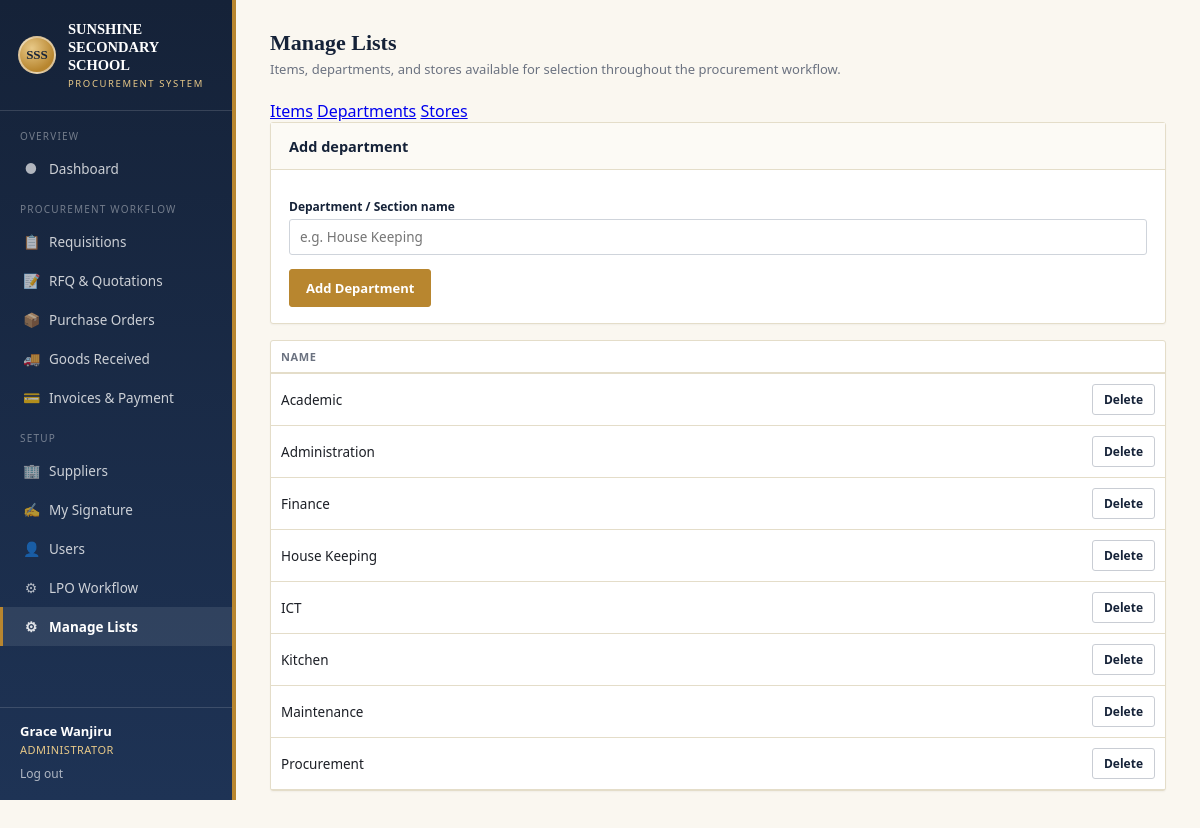
The page /admin_manage.php?tab=departments (signed in) on the database its author committed.
### tables this page shows
CREATE TABLE IF NOT EXISTS users (
    id              INT UNSIGNED AUTO_INCREMENT PRIMARY KEY,
    name            VARCHAR(150) NOT NULL,
    username        VARCHAR(80)  NOT NULL UNIQUE,
    email           VARCHAR(120) DEFAULT NULL,
    password_hash   VARCHAR(255) NOT NULL,
    role            ENUM('requester','procurement','finance','principal','admin') NOT NULL,
    department      VARCHAR(120) DEFAULT NULL,
    title           VARCHAR(120) DEFAULT NULL,        
    signature_path  VARCHAR(255) DEFAULT NULL,         
    is_active       TINYINT(1) NOT NULL DEFAULT 1,
    created_at      DATETIME NOT NULL DEFAULT CURRENT_TIMESTAMP
);

CREATE TABLE IF NOT EXISTS departments (
    id              INT UNSIGNED AUTO_INCREMENT PRIMARY KEY,
    name            VARCHAR(150) NOT NULL UNIQUE,
    created_at      DATETIME NOT NULL DEFAULT CURRENT_TIMESTAMP
);

### includes/functions.php (called while the page is built, shortened)
<?php
function e($str): string
{
    return htmlspecialchars((string)$str, ENT_QUOTES, 'UTF-8');
}
function role_label(string $role): string
{
    return ROLE_LABELS[$role] ?? ucfirst($role);
}

### includes/db.php (called while the page is built, shortened)
<?php
function db(): PDO
{
    static $pdo = null;
    if ($pdo === null) {
        $dsn = 'mysql:host=' . DB_HOST . ';dbname=' . DB_NAME . ';charset=' . DB_CHARSET;
        $pdo = new PDO($dsn, DB_USER, DB_PASS, [
            PDO::ATTR_ERRMODE            => PDO::ERRMODE_EXCEPTION,
            PDO::ATTR_DEFAULT_FETCH_MODE => PDO::FETCH_ASSOC,
            PDO::ATTR_EMULATE_PREPARES   => false,
        ]);
    }
    return $pdo;
}

### includes/auth.php (called while the page is built, shortened)
<?php
require_once __DIR__ . '/db.php';
function current_user(): ?array
{
    static $user = null;
    if ($user === null) {
        $stmt = db()->prepare('SELECT * FROM users WHERE id = ?');
        $stmt->execute([$_SESSION['user_id']]);
        $user = $stmt->fetch() ?: null;
    }
    return $user;
}

### admin_manage.php (the view, shortened to what this page needs)
<?php
require_once __DIR__ . '/includes/auth.php';
require_once __DIR__ . '/includes/functions.php';
$pdo = db();
$tab = $_GET['tab'] ?? 'items';
$items = $pdo->query('SELECT * FROM items ORDER BY name')->fetchAll();
$departments = $pdo->query('SELECT * FROM departments ORDER BY name')->fetchAll();
$activeNav = 'admin_manage';
require __DIR__ . '/includes/header.php';
?>
<h1 class="page-title">Manage Lists</h1>
<p class="page-sub">Items, departments, and stores available for selection throughout the procurement workflow.</p>
<div class="tab-bar">
  <a href="<?= BASE_PATH ?>/admin_manage.php?tab=items" class="tab <?= $tab === 'items' ? 'active' : '' ?>">Items</a>
  <a href="<?= BASE_PATH ?>/admin_manage.php?tab=departments" class="tab <?= $tab === 'departments' ? 'active' : '' ?>">Departments</a>
  <a href="<?= BASE_PATH ?>/admin_manage.php?tab=stores" class="tab <?= $tab === 'stores' ? 'active' : '' ?>">Stores</a>
</div>
<?php if ($tab === 'items'): ?>
  <div class="card">
    <div class="card-header"><span class="htitle">Add item</span></div>
    <div class="card-body">
      <form method="post">
        <?= csrf_field() ?>
        <label class="field-label">Item name</label>
        <input type="text" name="item_name" placeholder="e.g. Bar soap" required>
        <label class="field-label">Unit</label>
        <input type="text" name="item_unit" placeholder="e.g. Pcs, Litres, Box">
        <button type="submit" class="btn gold" style="margin-top:14px;">Add Item</button>
      </form>
    </div>
  </div>
  <div class="card">
    <div class="card-body" style="padding:0;">
      <table class="list">
        <thead><tr><th>Name</th><th>Unit</th><th></th></tr></thead>
        <tbody>
          <?php foreach ($items as $it): ?>
            <tr>
              <td style="padding:10px;"><?= e($it['name']) ?></td>
              <td style="padding:10px;"><?= e($it['unit'] ?: '—') ?></td>
              <td style="padding:10px;text-align:right;">
                <a class="btn secondary sm" href="<?= BASE_PATH ?>/admin_manage.php?tab=items&delete_item=<?= (int)$it['id'] ?>" onclick="return confirm('Delete this item?')">Delete</a>
              </td>
            </tr>
          <?php endforeach; ?>
          <?php if (!$items): ?>
            <tr><td colspan="3" style="padding:18px;text-align:center;color:var(--muted);">No items yet.</td></tr>
          <?php endif; ?>
        </tbody>
      </table>
    </div>
  </div>
<?php elseif ($tab === 'departments'): ?>
  <div class="card">
    <div class="card-header"><span class="htitle">Add department</span></div>
    <div class="card-body">
      <form method="post">
        <label class="field-label">Department / Section name</label>
        <input type="text" name="dept_name" placeholder="e.g. House Keeping" required>
        <button type="submit" class="btn gold" style="margin-top:14px;">Add Department</button>
      </form>
    </div>
  </div>
  <div class="card">
    <div class="card-body" style="padding:0;">
      <table class="list">
        <thead><tr><th>Name</th><th></th></tr></thead>
        <tbody>
          <?php foreach ($departments as $d): ?>
            <tr>
              <td style="padding:10px;"><?= e($d['name']) ?></td>
              <td style="padding:10px;text-align:right;">
                <a class="btn secondary sm" href="<?= BASE_PATH ?>/admin_manage.php?tab=departments&delete_department=<?= (int)$d['id'] ?>" onclick="return confirm('Delete this department?')">Delete</a>
              </td>
            </tr>
          <?php endforeach; ?>
        </tbody>
      </table>
    </div>
  </div>
<?php endif; ?>
<?php require __DIR__ . '/includes/footer.php'; ?>

### includes/header.php (shortened to what this page needs)
<?php
require_once __DIR__ . '/functions.php';
$me = current_user();
$role = $_SESSION['user_role'] ?? '';
$activeNav = $activeNav ?? '';
$navGroups = [
    'Overview' => [
        'dashboard' => ['Dashboard', '&#9679;', '/index.php', []],
    ],
    'Procurement Workflow' => [
        'requisitions' => ['Requisitions', '&#128203;', '/requisitions.php', []],
        'rfqs'         => ['RFQ & Quotations', '&#128221;', '/rfqs.php', ['procurement','admin']],
        'lpos'         => ['Purchase Orders', '&#128230;', '/lpos.php', []],
        'grns'         => ['Goods Received', '&#128666;', '/grns.php', ['procurement','admin']],
        'invoices'     => ['Invoices & Payment', '&#128179;', '/invoices.php', ['procurement','finance','admin']],
    ],
    'Setup' => [
        'suppliers'      => ['Suppliers', '&#127970;', '/suppliers.php', ['procurement','admin']],
        'signatories'    => ['My Signature', '&#9997;', '/signatories.php', []],
        'users'          => ['Users', '&#128100;', '/users.php', ['admin']],
        'workflow_config' => ['LPO Workflow', '&#9881;', '/workflow_config.php', ['admin']],
        'admin_manage'   => ['Manage Lists', '&#9881;', '/admin_manage.php', ['admin','procurement']],
    ],
];
?>
<!DOCTYPE html>
<html lang="en">
<head>
<link rel="stylesheet" href="<?= BASE_PATH ?>/assets/css/style.css">
</head>
<body>
<div class="app-shell">
  <aside class="sidebar">
    <div class="sidebar-brand">
      <div class="crest">SSS</div>
      <div>
        <div class="title">SUNSHINE SECONDARY<br>SCHOOL</div>
        <div class="subtitle">Procurement System</div>
      </div>
    </div>
    <nav class="sidebar-nav">
      <?php foreach ($navGroups as $groupLabel => $navItems): ?>
        <?php
          $visibleNavItems = array_filter($navItems, function ($navItem) use ($role) {
              return empty($navItem[3]) || in_array($role, $navItem[3], true);
          });
        ?>
        <div class="group-label"><?= e($groupLabel) ?></div>
        <?php foreach ($visibleNavItems as $navKey => [$navLabel, $navIcon, $navHref, $navRoles]): ?>
          <a href="<?= BASE_PATH . $navHref ?>" class="<?= $activeNav === $navKey ? 'active' : '' ?>">
            <span class="ic"><?= $navIcon ?></span><?= e($navLabel) ?>
          </a>
        <?php endforeach; ?>
      <?php endforeach; ?>
    </nav>
    <div class="sidebar-user">
      <div class="who"><?= e($me['name'] ?? '') ?></div>
      <div class="role"><?= e(role_label($role)) ?></div>
      <a href="<?= BASE_PATH ?>/logout.php">Log out</a>
    </div>
  </aside>
  <div class="content">
    <main>

### rows shown on the page
users: name "Grace Wanjiru"
departments: name "Academic"
departments: name "Administration"
departments: name "Finance"
departments: name "House Keeping"
departments: name "ICT"
departments: name "Kitchen"
departments: name "Maintenance"
departments: name "Procurement"

### other values the page prints
$groupLabel "OVERVIEW"
$navIcon "●"
$navLabel "Dashboard"
$groupLabel "PROCUREMENT WORKFLOW"
$navIcon "📋"
$navLabel "Requisitions"
$navIcon "📝"
$navLabel "RFQ & Quotations"
$navIcon "📦"
$navLabel "Purchase Orders"
$navIcon "🚚"
$navLabel "Goods Received"
$navIcon "💳"
$navLabel "Invoices & Payment"
$groupLabel "SETUP"
